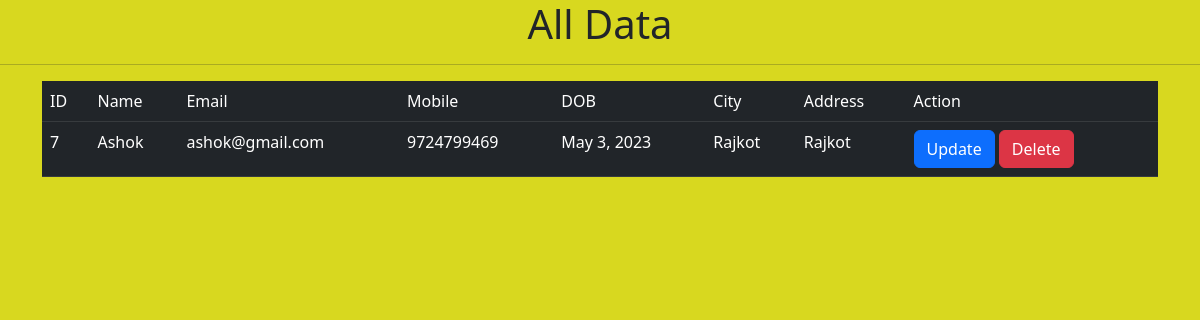
Page /showdata/ on the committed database.
### myapp/models.py (models this page shows)
class userinfo(models.Model):
    name=models.CharField(max_length=20)
    city=models.CharField(max_length=20)
    email=models.EmailField()
    dob=models.DateField()
    mobile=models.BigIntegerField()
    address=models.TextField()

### myapp/views.py (the view)
# urls.py: path('showdata/',views.showdata,name='showdata'),
def showdata(request):
    data=userinfo.objects.all()
    return render(request,'showdata.html',{'data':data})

### templates/showdata.html (shortened to what this page needs)
<!DOCTYPE html>
<html lang="en">
<head>
    <link href="https://cdn.jsdelivr.net/npm/bootstrap@5.3.0-alpha3/dist/css/bootstrap.min.css" rel="stylesheet"
>
</head>
<body style="background-color: rgb(216, 216, 31);">
    <center>
        <h1>All Data</h1>
    </center>
    <hr>
    <div class="container">
        <table class="table table-hover">
            <tr class="table-dark">
                <td>ID</td>
                <td>Name</td>
                <td>Email</td>
                <td>Mobile</td>
                <td>DOB</td>
                <td>City</td>
                <td>Address</td>
                <td>Action</td>
            </tr>
            {% for i in data %}
            <tr class="table-dark">
                <td>{{i.id}}</td>
                <td>{{i.name}}</td>
                <td>{{i.email}}</td>
                <td>{{i.mobile}}</td>
                <td>{{i.dob}}</td>
                <td>{{i.city}}</td>
                <td>{{i.address}}</td>
                <td><a class="btn btn-primary" href="/updatedata/{{i.id}}">Update</a>
                    <a class="btn btn-danger" href="/deletedata/{{i.id}}">Delete</a>
                </td>
            </tr>
            {% endfor %}
        </table>
    </div>
</body>
</html>

### rows in the picture
userinfo: id "7", name "Ashok", email "ashok@gmail.com", mobile "9724799469", dob "May 3, 2023", city "Rajkot", address "Rajkot"
